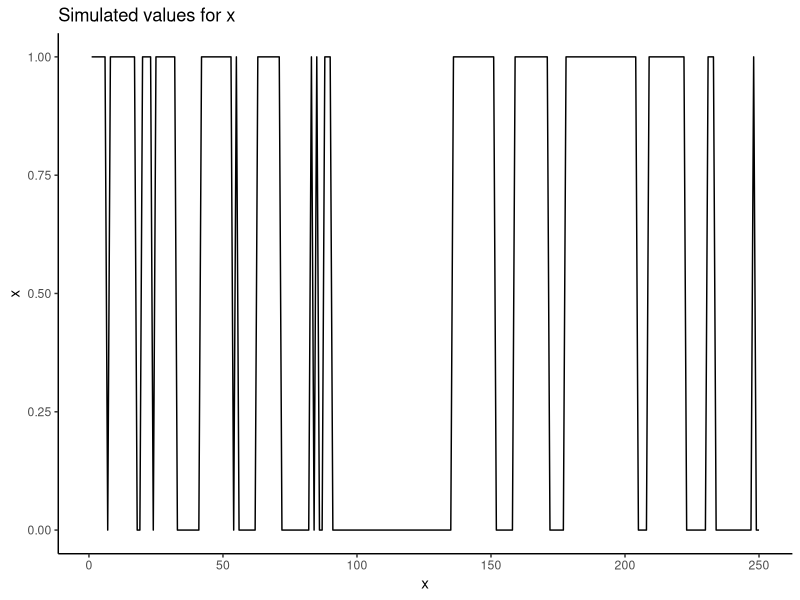
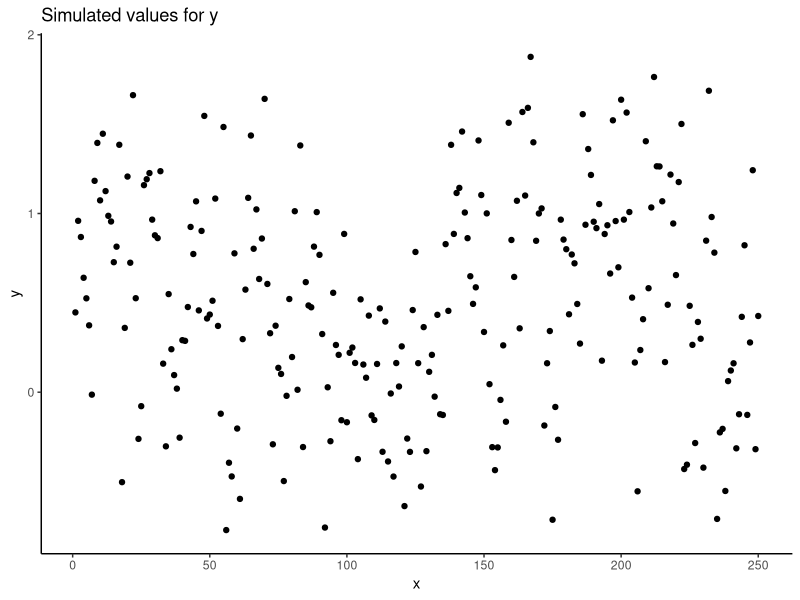
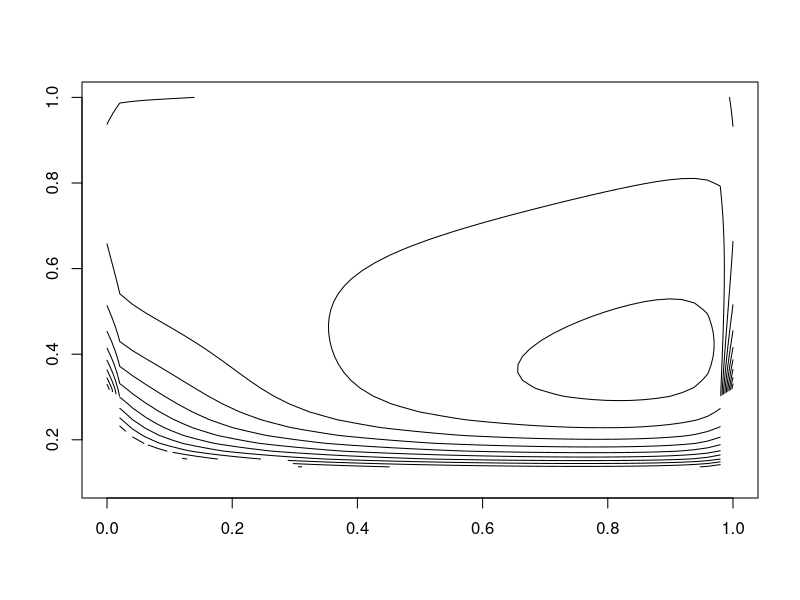
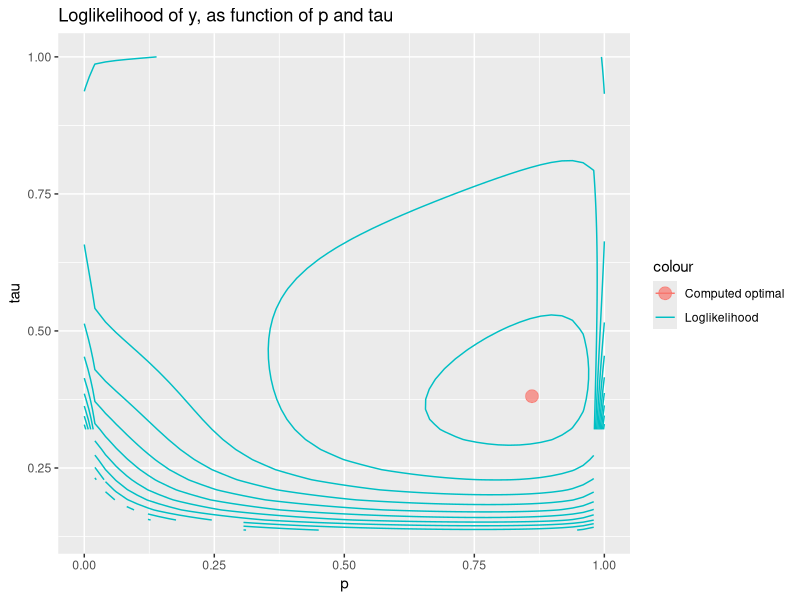

Here is the R script that generated these plots, in order:
library(ggplot2)

# Exercise a)
tau = 0.4
x = c(sample(c(0,1),1),rep(NA,249))
y = c(x[1] + rnorm(1,0,tau), rep(NA,249))
for (i in 2:250){
  if (runif(1)>0.1){
    x[i] = x[i-1]
  }
  else{x[i] = 1-x[i-1]}
  y[i] = x[i] + rnorm(1,0,tau)
}
df = data.frame(x = x, y = y)

ggplot(df, aes(x = 1:250, y = x)) + geom_line() + labs(x = "x", title = "Simulated values for x") + theme_classic()

ggplot(df, aes(x = 1:250, y = y)) + geom_point() + labs(x = "x", title = "Simulated values for y") + theme_classic()

# Exercise b)

likelihood <- function(parameters){
  p = parameters[1]
  tau = parameters[2]
  # First initiate normality constants and forward probabilities
  norm_const = c(1/(dnorm(y[1],0,tau)*0.5+dnorm(y[1],1,tau)*0.5), rep(NA,249))
  forward_prob = matrix(0,nrow=250,ncol = 2)
  forward_prob[1,1] = norm_const[1]*0.5*dnorm(y[1],0,tau)
  forward_prob[1,2] = norm_const[1]*0.5*dnorm(y[1],1,tau)
  transition = matrix(NA, nrow = 250, ncol = 4)
  
  # Iterate to find constants and probabilities
  for (t in 2:250){
    norm_const[t] = 1/(dnorm(y[t],0,tau)*p*forward_prob[t-1,1] + (1-p)*dnorm(y[t],0,tau)*forward_prob[t-1,2] + dnorm(y[t],1,tau)*(1-p)*forward_prob[t-1,1] + dnorm(y[t],1,tau)*p*forward_prob[t-1,2])
    transition[t,1] = p*dnorm(y[t],0,tau)*forward_prob[t-1,1]*norm_const[t]
    transition[t,2] = (1-p)*dnorm(y[t],1,tau)*forward_prob[t-1,1]*norm_const[t]
    transition[t,3] = (1-p)*dnorm(y[t],0,tau)*forward_prob[t-1,2]*norm_const[t]
    transition[t,4] = p*dnorm(y[t],1,tau)*forward_prob[t-1,2]*norm_const[t]
    forward_prob[t,1] = transition[t,1] + transition[t,3]
    forward_prob[t,2] = transition[t,2] + transition[t,4]
  }
  return(log(1/prod(norm_const)))
}

neg_likelihood <- function(parameters){
  return(-likelihood(parameters))
}

grid_points = 50
p_values = rep(seq(0, 1, length.out = grid_points),grid_points)
tau_values = rep(seq(0.1, 1, length.out = grid_points),each = grid_points)

test = matrix(c(p_values, tau_values), ncol = 2, byrow = F)
likelihood_values = matrix(apply(test,1,likelihood), ncol= grid_points)

x_axis = unique(p_values)
y_axis = unique(tau_values)

plot_data <- list(x_axis, y_axis, likelihood_values)
names(plot_data) <- c("x","y","z")
contour(plot_data, drawlabels = F)

optimal = optim(c(0.5,0.5), neg_likelihood)

dfll = data.frame(x = p_values, y = tau_values, llik = as.vector(likelihood_values))
dfll_dot = data.frame(x = optimal$par[1], y = optimal$par[2])

ggplot() + geom_contour(data = dfll, aes(x = x, y = y, z = llik, col = "Loglikelihood"), show.legend = T) +
  geom_point(data = dfll_dot, aes(x = x, y = y,col = "Computed optimal"), size = 4, alpha = 0.7) + labs(x = "p", y = "tau", title = "Loglikelihood of y, as function of p and tau")


# Exercise c)

p_est = optimal$par[1]
tau_est = optimal$par[1]
# First initiate normality constants and forward probabilities
norm_const = c(1/(dnorm(y[1],0,tau_est)*0.5+dnorm(y[1],1,tau_est)*0.5), rep(NA,249))
forward_prob = matrix(0,nrow=250,ncol = 2)
forward_prob[1,1] = norm_const[1]*0.5*dnorm(y[1],0,tau_est)
forward_prob[1,2] = norm_const[1]*0.5*dnorm(y[1],1,tau_est)
transition = matrix(NA, nrow = 250, ncol = 4)

# Iterate to find constants and probabilities
for (t in 2:250){
  norm_const[t] = 1/(dnorm(y[t],0,tau_est)*p_est*forward_prob[t-1,1] + (1-p_est)*dnorm(y[t],0,tau_est)*forward_prob[t-1,2] + dnorm(y[t],1,tau_est)*(1-p_est)*forward_prob[t-1,1] + dnorm(y[t],1,tau_est)*p_est*forward_prob[t-1,2])
  transition[t,1] = p_est*dnorm(y[t],0,tau_est)*forward_prob[t-1,1]*norm_const[t]
  transition[t,2] = (1-p_est)*dnorm(y[t],1,tau_est)*forward_prob[t-1,1]*norm_const[t]
  transition[t,3] = (1-p_est)*dnorm(y[t],0,tau_est)*forward_prob[t-1,2]*norm_const[t]
  transition[t,4] = p_est*dnorm(y[t],1,tau_est)*forward_prob[t-1,2]*norm_const[t]
  forward_prob[t,1] = transition[t,1] + transition[t,3]
  forward_prob[t,2] = transition[t,2] + transition[t,4]
}

# Initiate
backward_prob = matrix(0,nrow = 250, ncol = 2)
backward_prob[250,1] = forward_prob[250,1]
backward_prob[250,2] = forward_prob[250,2]
back_transition = matrix(NA, ncol = 4, nrow = 250)
propagation = matrix(NA, ncol = 4, nrow = 250)


for (t in 250:2){
  back_transition[t,1] = transition[t,1]/forward_prob[t,1]*backward_prob[t,1]
  back_transition[t,2] = transition[t,2]/forward_prob[t,2]*backward_prob[t,2]
  back_transition[t,3] = transition[t,3]/forward_prob[t,1]*backward_prob[t,1]
  back_transition[t,4] = transition[t,4]/forward_prob[t,2]*backward_prob[t,2]
  backward_prob[t-1,1] = back_transition[t,1] + back_transition[t,2]
  backward_prob[t-1,2] = back_transition[t,3] + back_transition[t,4]
  propagation[t,1] = back_transition[t,1]/backward_prob[t-1,1]
  propagation[t,2] = back_transition[t,2]/backward_prob[t-1,1]
  propagation[t,3] = back_transition[t,3]/backward_prob[t-1,2]
  propagation[t,4] = back_transition[t,4]/backward_prob[t-1,2]
}
